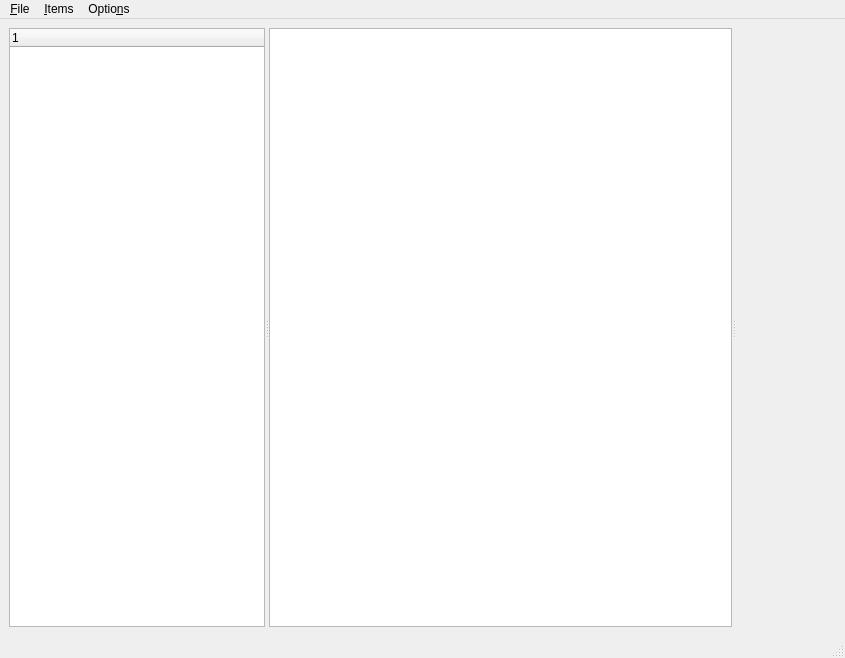
<?xml version="1.0" encoding="UTF-8"?>
<ui version="4.0">
 <class>MapViewer2</class>
 <widget class="QMainWindow" name="MapViewer2">
  <property name="geometry">
   <rect>
    <x>0</x>
    <y>0</y>
    <width>845</width>
    <height>658</height>
   </rect>
  </property>
  <property name="windowTitle">
   <string>MainWindow</string>
  </property>
  <widget class="QWidget" name="centralwidget">
   <layout class="QVBoxLayout" name="verticalLayout">
    <item>
     <widget class="QSplitter" name="splitter">
      <property name="orientation">
       <enum>Qt::Horizontal</enum>
      </property>
      <widget class="CheckedTreeWidget" name="treeWidget">
       <column>
        <property name="text">
         <string notr="true">1</string>
        </property>
       </column>
      </widget>
      <widget class="RulerGraphicsView" name="graphicsView">
       <property name="sizePolicy">
        <sizepolicy hsizetype="MinimumExpanding" vsizetype="MinimumExpanding">
         <horstretch>1</horstretch>
         <verstretch>1</verstretch>
        </sizepolicy>
       </property>
       <property name="minimumSize">
        <size>
         <width>450</width>
         <height>400</height>
        </size>
       </property>
      </widget>
      <widget class="QWidget" name="legendArea" native="true"/>
     </widget>
    </item>
   </layout>
  </widget>
  <widget class="QMenuBar" name="menuBar">
   <property name="geometry">
    <rect>
     <x>0</x>
     <y>0</y>
     <width>845</width>
     <height>25</height>
    </rect>
   </property>
   <widget class="QMenu" name="menuFile">
    <property name="title">
     <string>&amp;File</string>
    </property>
    <addaction name="actionE_xit"/>
   </widget>
   <widget class="QMenu" name="menu_Items">
    <property name="title">
     <string>&amp;Items</string>
    </property>
    <addaction name="actionShow_Project_Area"/>
   </widget>
   <widget class="QMenu" name="menu_Options">
    <property name="title">
     <string>Optio&amp;ns</string>
    </property>
    <addaction name="actionSetup_Wells"/>
    <addaction name="actionSetup_Grids"/>
    <addaction name="actionSetup_Volume"/>
   </widget>
   <addaction name="menuFile"/>
   <addaction name="menu_Items"/>
   <addaction name="menu_Options"/>
  </widget>
  <widget class="QStatusBar" name="statusBar"/>
  <action name="actionE_xit">
   <property name="text">
    <string>E&amp;xit</string>
   </property>
   <property name="shortcut">
    <string>Ctrl+X</string>
   </property>
  </action>
  <action name="actionAdd_Grid">
   <property name="text">
    <string>Select &amp;Other Grids</string>
   </property>
   <property name="shortcut">
    <string>Ctrl+O</string>
   </property>
  </action>
  <action name="actionAdd_Wells">
   <property name="text">
    <string>Select &amp;Wells</string>
   </property>
   <property name="shortcut">
    <string>Ctrl+W</string>
   </property>
  </action>
  <action name="actionSetup_Wells">
   <property name="text">
    <string>Configure &amp;Wells</string>
   </property>
  </action>
  <action name="actionSetup_Grids">
   <property name="text">
    <string>Configure &amp;Grid</string>
   </property>
  </action>
  <action name="actionSelect_Volumes">
   <property name="text">
    <string>Select &amp;Volumes</string>
   </property>
   <property name="shortcut">
    <string>Ctrl+V</string>
   </property>
  </action>
  <action name="actionSetup_Volume">
   <property name="text">
    <string>Configure &amp;Volume</string>
   </property>
  </action>
  <action name="actionSet_Well_Reference_Depth">
   <property name="text">
    <string>Set Well Reference &amp;Depth</string>
   </property>
   <property name="shortcut">
    <string>Ctrl+D</string>
   </property>
  </action>
  <action name="actionSelect_Horizons">
   <property name="text">
    <string>Select &amp;Horizon Grids</string>
   </property>
   <property name="shortcut">
    <string>Ctrl+H</string>
   </property>
  </action>
  <action name="actionSelect_Attribute_Grids">
   <property name="text">
    <string>Select &amp;Attribute Grids</string>
   </property>
   <property name="shortcut">
    <string>Ctrl+A</string>
   </property>
  </action>
  <action name="actionShow_Project_Area">
   <property name="checkable">
    <bool>true</bool>
   </property>
   <property name="checked">
    <bool>true</bool>
   </property>
   <property name="text">
    <string>&amp;Show Project Area</string>
   </property>
  </action>
 </widget>
 <customwidgets>
  <customwidget>
   <class>RulerGraphicsView</class>
   <extends>QGraphicsView</extends>
   <header location="global">rulergraphicsview.h</header>
  </customwidget>
  <customwidget>
   <class>CheckedTreeWidget</class>
   <extends>QTreeWidget</extends>
   <header>checkedtreewidget.h</header>
  </customwidget>
 </customwidgets>
 <resources/>
 <connections>
  <connection>
   <sender>actionE_xit</sender>
   <signal>triggered()</signal>
   <receiver>MapViewer2</receiver>
   <slot>close()</slot>
   <hints>
    <hint type="sourcelabel">
     <x>-1</x>
     <y>-1</y>
    </hint>
    <hint type="destinationlabel">
     <x>422</x>
     <y>328</y>
    </hint>
   </hints>
  </connection>
 </connections>
</ui>
